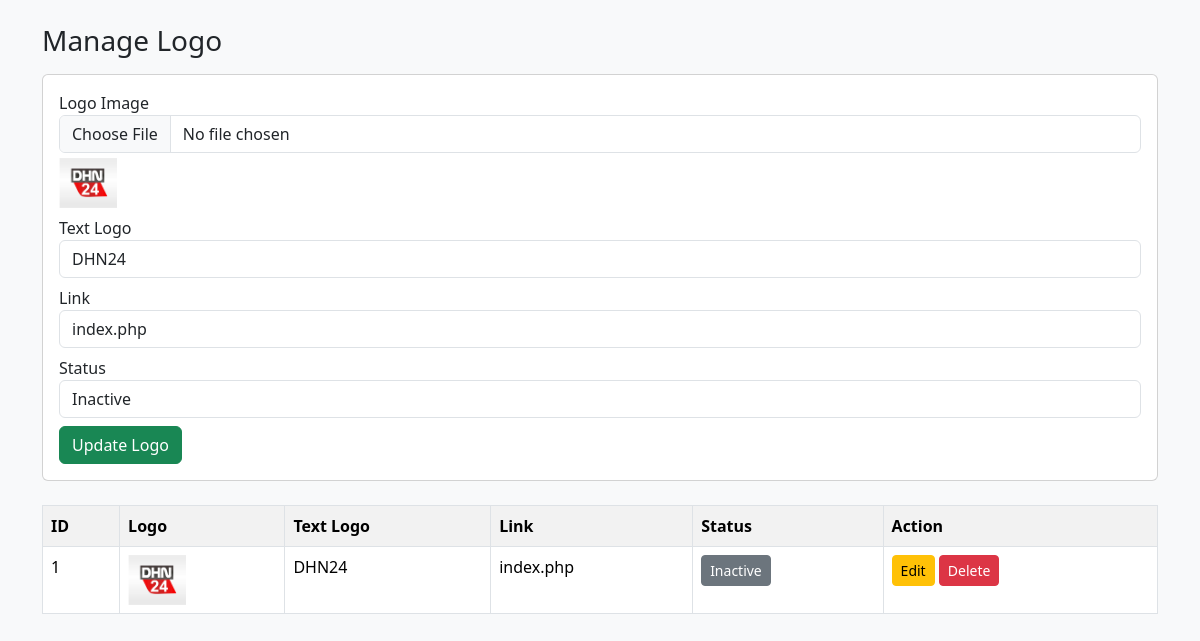
The page /manage_logo.php?edit=1 on the database its author committed.
### tables this page shows
CREATE TABLE `logo` (
  `id` int(11) NOT NULL,
  `logo` varchar(255) NOT NULL,
  `text_logo` varchar(100) DEFAULT NULL,
  `link` varchar(255) NOT NULL,
  `status` tinyint(1) DEFAULT 1
);

### manage_logo.php (the view, shortened to what this page needs)
<?php
include 'conn.php';
$editData = [];
if (isset($_GET['edit'])) {
    $id = $_GET['edit'];
    $editData = mysqli_fetch_assoc(mysqli_query($conn, "SELECT * FROM logo WHERE id='$id'"));
}
$result = mysqli_query($conn, "SELECT * FROM logo ORDER BY id DESC");
?>
<!DOCTYPE html>
<html>
<head>
    <link href="https://cdn.jsdelivr.net/npm/bootstrap@5.3.2/dist/css/bootstrap.min.css" rel="stylesheet">
</head>
<body class="bg-light">
<div class="container mt-4">
    <h3 class="mb-3">Manage Logo</h3>
    <div class="card p-3 mb-4">
        <form method="post" enctype="multipart/form-data">
            <div class="mb-2">
                <label>Logo Image</label>
                <input type="file" name="logo" class="form-control">
                <?php if(!empty($editData['logo'])): ?>
                    <img src="<?= $editData['logo'] ?>" style="height:50px;margin-top:5px;">
                <?php endif; ?>
            </div>
            <div class="mb-2">
                <label>Text Logo</label>
                <input type="text" name="text_logo" class="form-control" value="<?= $editData['text_logo'] ?? '' ?>">
            </div>
            <div class="mb-2">
                <label>Link</label>
                <input type="text" name="link" class="form-control" value="<?= $editData['link'] ?? '#' ?>">
            </div>
            <div class="mb-2">
                <label>Status</label>
                <select name="status" class="form-control">
                    <option value="0" <?= (isset($editData['status']) && $editData['status']==0)?'selected':'' ?>>Inactive</option>
                </select>
            </div>
            <button name="save" class="btn btn-success"><?= isset($editData['id']) ? 'Update Logo' : 'Add Logo' ?></button>
        </form>
    </div>
    <table class="table table-bordered table-striped">
        <tr>
            <th>ID</th>
            <th>Logo</th>
            <th>Text Logo</th>
            <th>Link</th>
            <th>Status</th>
            <th>Action</th>
        </tr>
        <?php while($row = mysqli_fetch_assoc($result)) { ?>
        <tr>
            <td><?= $row['id'] ?></td>
            <td>
                <?php if(!empty($row['logo'])): ?>
                    <img src="<?= $row['logo'] ?>" style="height:50px;">
                <?php endif; ?>
            </td>
            <td><?= $row['text_logo'] ?></td>
            <td><?= $row['link'] ?></td>
            <td>
                <a href="?status=<?= $row['status']==1 ? 0 : 1 ?>&id=<?= $row['id'] ?>" class="btn btn-sm <?= $row['status']==1 ? 'btn-success' : 'btn-secondary' ?>">
                    <?= $row['status']==1 ? 'Active' : 'Inactive' ?>
                </a>
            </td>
            <td>
                <a href="?edit=<?= $row['id'] ?>" class="btn btn-sm btn-warning">Edit</a>
                <a href="?delete=<?= $row['id'] ?>" class="btn btn-sm btn-danger" onclick="return confirm('Are you sure?')">Delete</a>
            </td>
        </tr>
        <?php } ?>
    </table>
</div>
</body>
</html>

### rows shown on the page
logo: logo (picture), text_logo "DHN24", link "index.php", status "Inactive", id "1"
